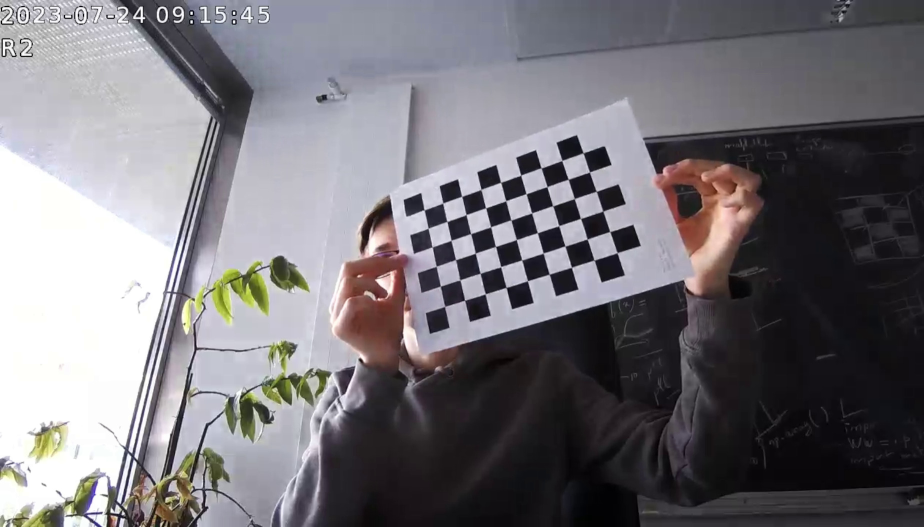
#> input picture detec/foscam/1.jpg, 1848 x 1054 px (shown at 1/2 size); its folder holds 4 pictures in this run
$ python tutocalibration.py
#> lines starting #> are read from the running program, lines starting #| are printed output that depends on the picture; after the words box and inside, x2 and y2 are one past the last pixel; in counts of white or black regions, pixels touching at a corner belong together
import numpy as np
import cv2 as cv
import glob
# termination criteria
criteria = (cv.TERM_CRITERIA_EPS + cv.TERM_CRITERIA_MAX_ITER, 30, 0.001)
# prepare object points, like (0,0,0), (1,0,0), (2,0,0) ....,(6,5,0)
objp = np.zeros((6*7,3), np.float32)
objp[:,:2] = np.mgrid[0:7,0:6].T.reshape(-1,2)
# Arrays to store object points and image points from all the images.
objpoints = [] # 3d point in real world space
imgpoints = [] # 2d points in image plane.
# images = glob.glob('detec/foscam/*.png')
images = glob.glob('detec/foscam/*.jpg')


for fname in images:
    img = cv.imread(fname)
#> img is the input picture: shape (1054, 1848, 3); mean B, G, R 121.1, 116.2, 118.9
    gray = cv.cvtColor(img, cv.COLOR_BGR2GRAY)
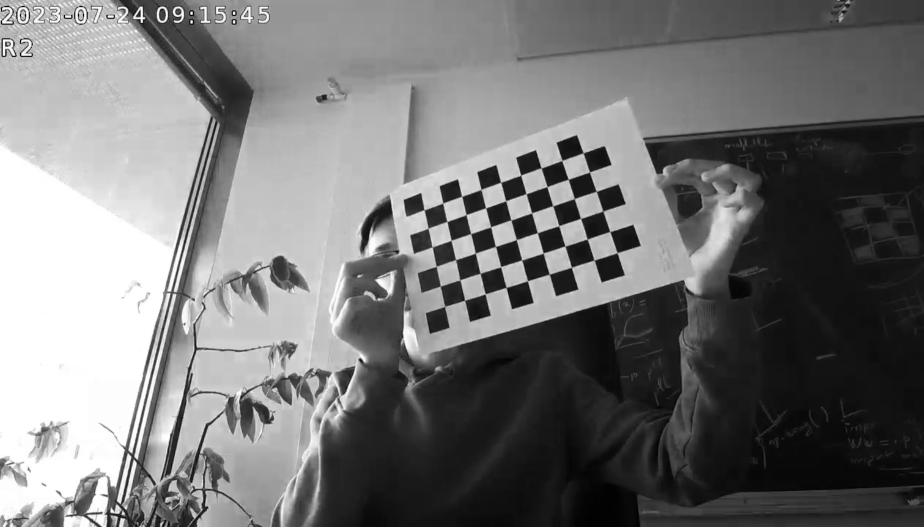
#> gray: shape (1054, 1848) (shown at 1/2 size); min 0, max 255, mean 117.5
    # Find the chess board corners
    ret, corners = cv.findChessboardCorners(gray, (7,6), None)
#> ret = False; corners = None
    # If found, add object points, image points (after refining them)
    if ret == True:
        objpoints.append(objp)
        corners2 = cv.cornerSubPix(gray,corners, (11,11), (-1,-1), criteria)
        imgpoints.append(corners2)
        # Draw and display the corners
        cv.drawChessboardCorners(img, (7,6), corners2, ret)
        cv.imshow('img', img)
        cv.waitKey(500)
#> pass 2 of the loop `for fname in images:`:
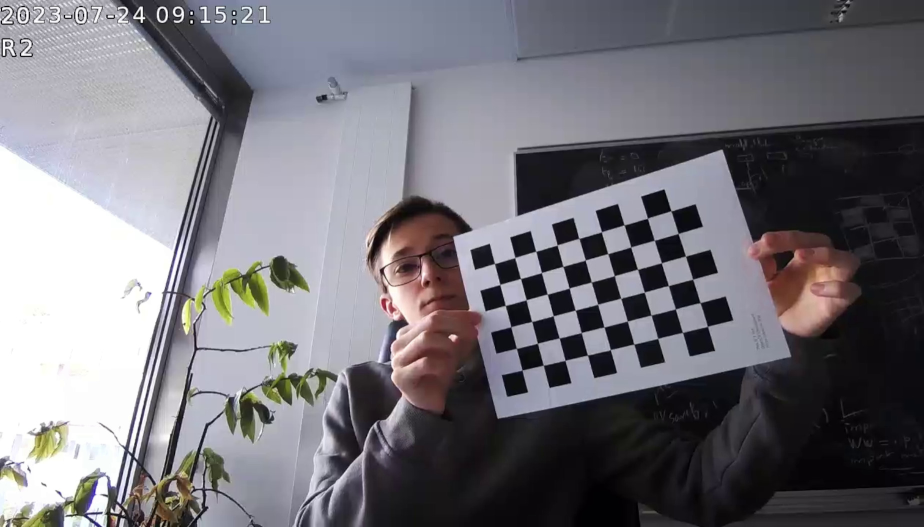
#> input picture detec/foscam/10.jpg, 1848 x 1054 px (shown at 1/2 size)
#> img is the input picture: shape (1054, 1848, 3); mean B, G, R 122.2, 115.9, 117.8
#> pass 3 of the loop `for fname in images:`:
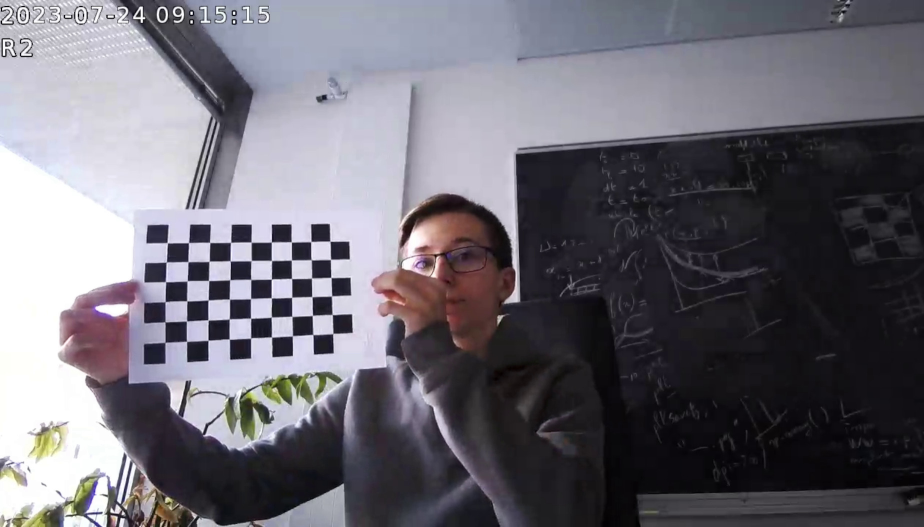
#> input picture detec/foscam/11.jpg, 1848 x 1054 px (shown at 1/2 size)
#> img is the input picture: shape (1054, 1848, 3); mean B, G, R 115.1, 106.5, 109
#> `gray = cv.cvtColor(img, cv.COLOR_BGR2GRAY)`:
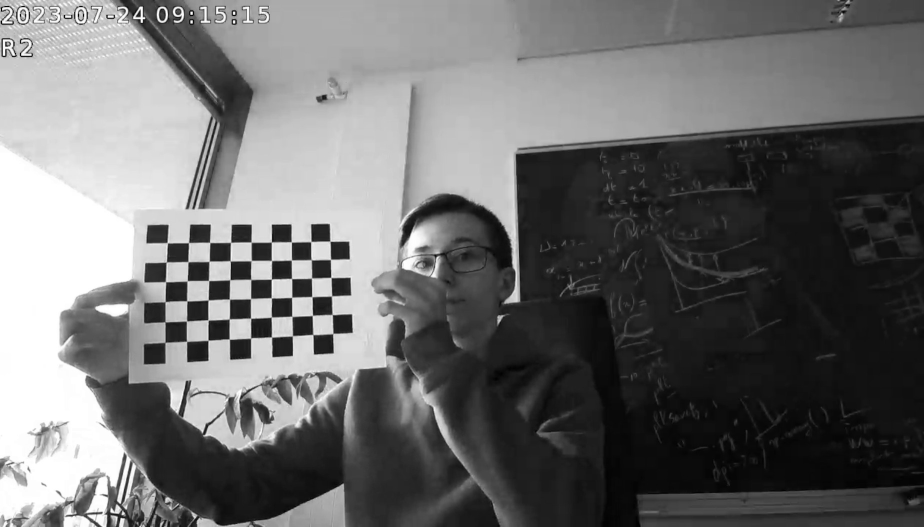
#> gray: shape (1054, 1848) (shown at 1/2 size); min 0, max 255, mean 108.2
#> ret = True; corners = 42 rows, first 8: [420.1, 485.4], [461.6, 485.2], [502.5, 484.5], [543.1, 485], [583, 484.2], [622.3, 483.6], [660.5, 482.9], [418.6, 523.1]
#> corners2 = 42 rows, first 8: [420, 485.4], [461.6, 485.3], [502.8, 484.8], [543.2, 484.6], [583.1, 484.4], [622.2, 483.7], [660.4, 482.8], [418.7, 523]
#> `cv.drawChessboardCorners(img, (7,6), corners2, ret)`:
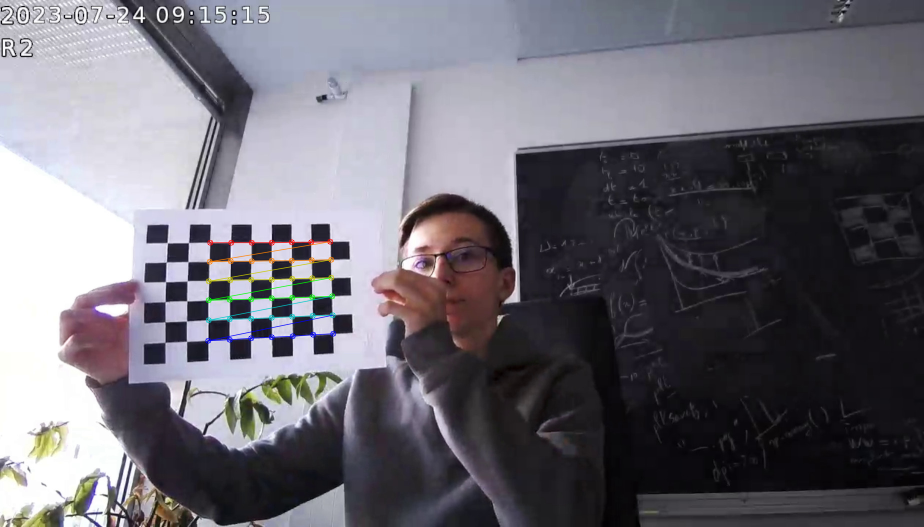
#> img: shape (1054, 1848, 3) (shown at 1/2 size); 0.58% of pixels changed, all inside (x1, y1, x2, y2) = (410, 477, 673, 688)
#> the loop made 4 passes; the first 3 are shown
        # cv.destroyAllWindows()

ret, mtx, dist, rvecs, tvecs = cv.calibrateCamera(objpoints, imgpoints, gray.shape[::-1], None, None)

for i in range(1,12):
    img = cv.imread(f'detec/foscam/{i}.jpg')
    h, w = img.shape[:2]
#> h = 1054; w = 1848
    newcameramtx, roi = cv.getOptimalNewCameraMatrix(mtx, dist, (w,h), 1, (w,h))


    # undistort
    dst = cv.undistort(img, mtx, dist, None, newcameramtx)
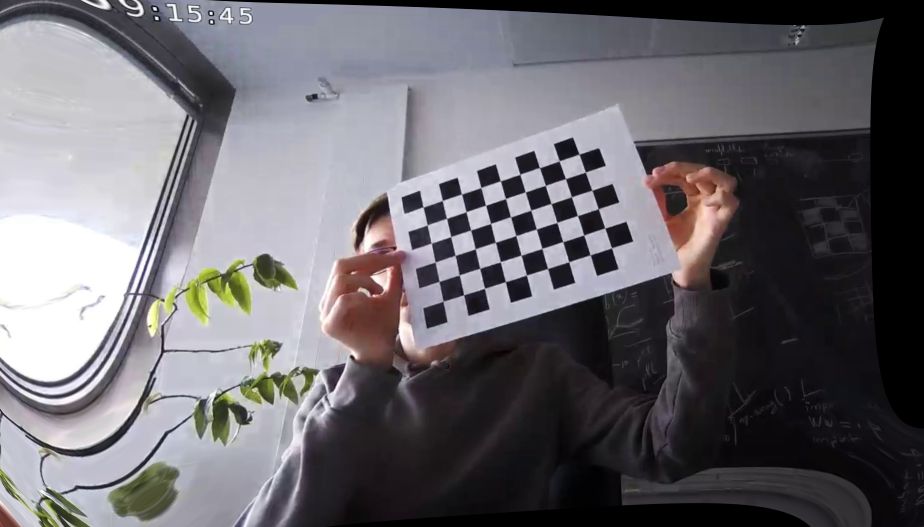
#> dst: shape (1054, 1848, 3) (shown at 1/2 size); mean B, G, R 109.9, 104.8, 107.2
    # crop the image
    x, y, w, h = roi
    dst = dst[y:y+h, x:x+w]
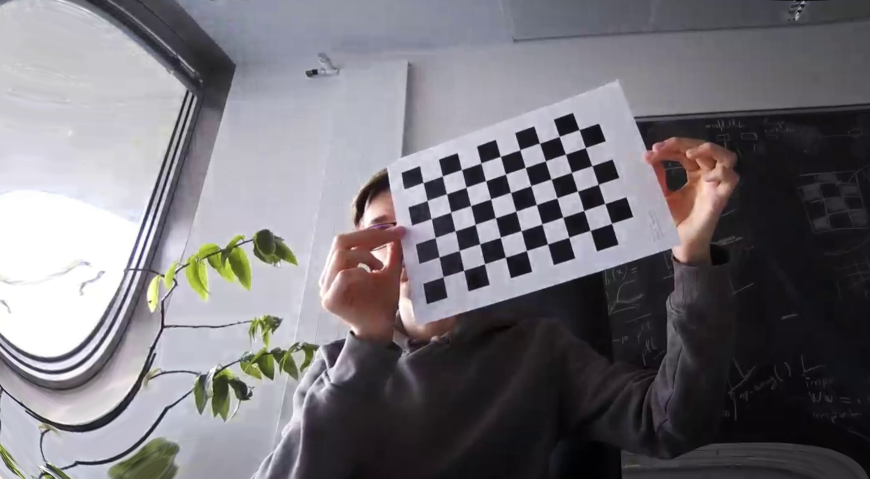
#> dst: shape (957, 1740, 3) (shown at 1/2 size); mean B, G, R 121.2, 115.8, 118.6
    cv.imwrite(f'calibresult{i}.png', dst)
#> pass 2 of the loop `for i in range(1,12):`:
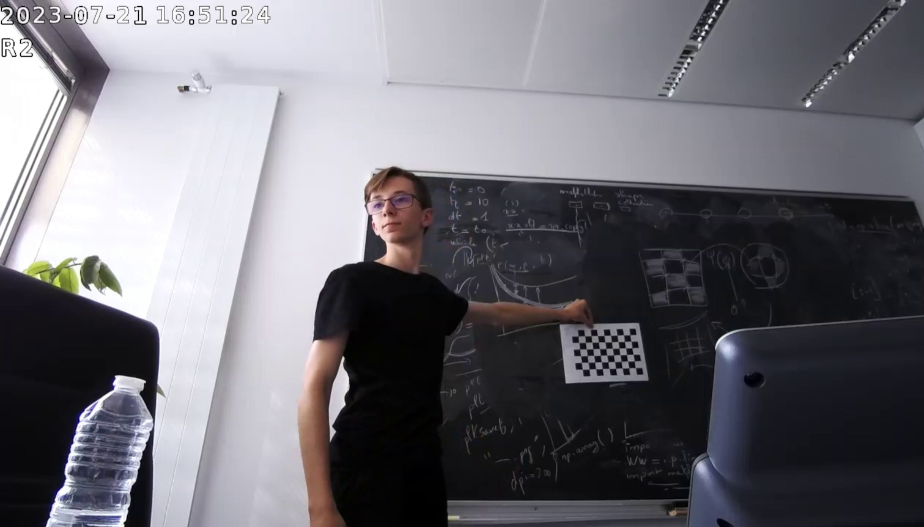
#> input picture detec/foscam/2.jpg, 1848 x 1054 px, found by its file name (shown at 1/2 size)
#> img is the input picture: shape (1054, 1848, 3); mean B, G, R 117.4, 110.8, 112.1
#> `dst = dst[y:y+h, x:x+w]`:
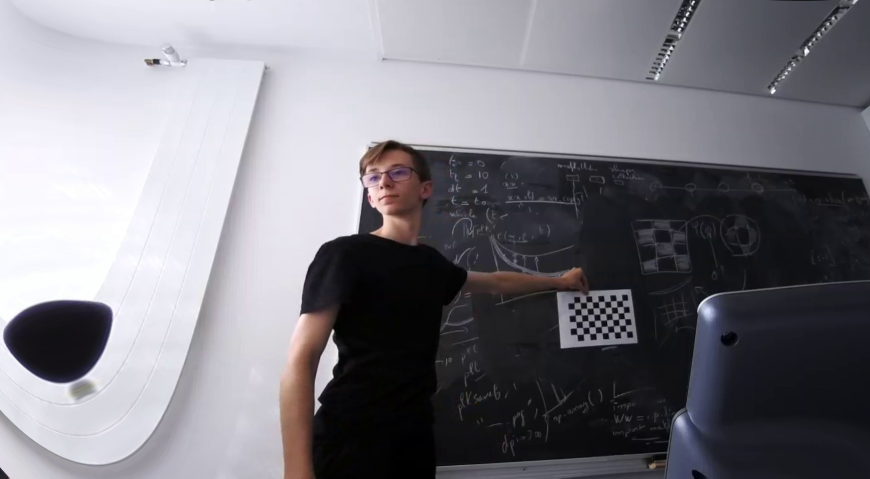
#> dst: shape (957, 1740, 3) (shown at 1/2 size); mean B, G, R 130.2, 123.5, 124.9
#> pass 3 of the loop `for i in range(1,12):`:
#> (the run stopped early here; a loop or call above may not have finished)
